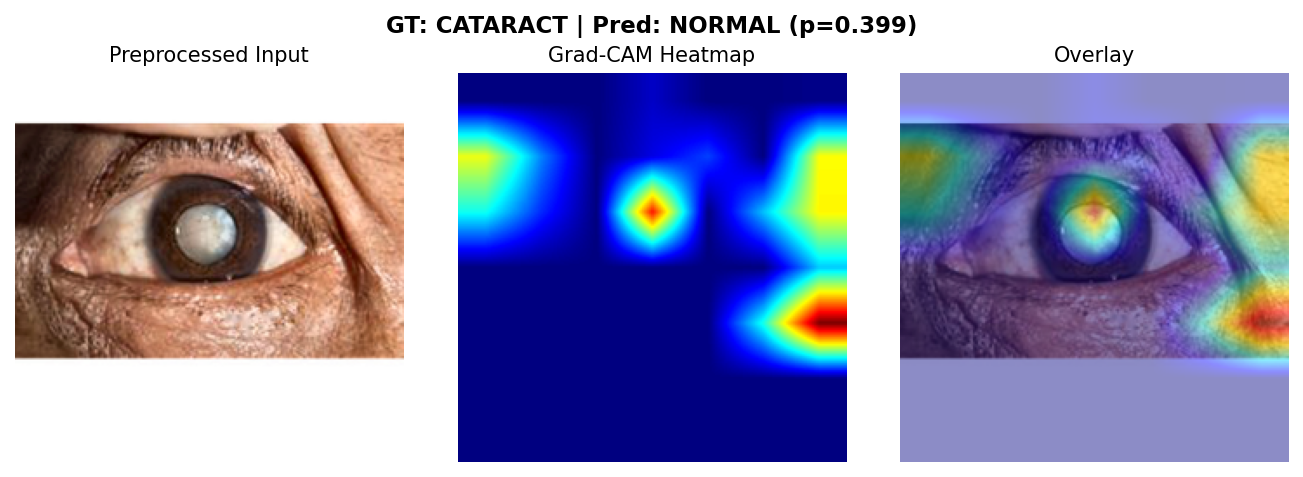
#> input picture artifacts/gradcam/cataract_1_image_253.png, 1303 x 477 px
$ python -i pipeline.py   (imports and definitions only)
#> lines starting #> are read from the running program, lines starting #| are printed output that depends on the picture; after the words box and inside, x2 and y2 are one past the last pixel; in counts of white or black regions, pixels touching at a corner belong together
"""Reproducible preprocessing pipeline for anterior-segment eye images.

Order of operations:
1. Pupillary / ocular ROI crop
2. Specular glare / reflection reduction
3. Local contrast enhancement via CLAHE (LAB L-channel)
4. Resize to 224x224x3 (RGB) and ImageNet normalization
"""

from __future__ import annotations

import cv2
import numpy as np

from src.config import IMAGE_SIZE, IMAGENET_MEAN, IMAGENET_STD

_MEAN = np.array(IMAGENET_MEAN, dtype=np.float32)
_STD = np.array(IMAGENET_STD, dtype=np.float32)


def crop_pupillary_roi(image_bgr: np.ndarray) -> np.ndarray:
    """Locate and crop the pupillary/ocular region of interest.

    Uses Hough Circle detection on a blurred grayscale image to find the iris/pupil
    circle. If a plausible central circle is detected, crops a padded square around it;
    otherwise falls back to a safe centered square crop preserving the eye region.
    """
    h, w = image_bgr.shape[:2]
    if h < 16 or w < 16:
        return image_bgr

    min_dim = min(h, w)
    gray = cv2.cvtColor(image_bgr, cv2.COLOR_BGR2GRAY)
    blurred = cv2.GaussianBlur(gray, (5, 5), 1.5)

    circles = cv2.HoughCircles(
        blurred,
        cv2.HOUGH_GRADIENT,
        dp=1.2,
        minDist=max(20, min_dim // 2),
        param1=80,
        param2=30,
        minRadius=max(8, int(min_dim * 0.12)),
        maxRadius=max(12, int(min_dim * 0.48)),
    )

    if circles is not None and len(circles) > 0:
        cx, cy, r = circles[0][0]
        # Accept circle only if its center is reasonably near the middle of the frame
        if 0.2 * w <= cx <= 0.8 * w and 0.2 * h <= cy <= 0.8 * h:
            pad_r = int(r * 1.45)
            x1 = max(0, int(cx - pad_r))
            y1 = max(0, int(cy - pad_r))
            x2 = min(w, int(cx + pad_r))
            y2 = min(h, int(cy + pad_r))
            if (x2 - x1) >= max(16, int(min_dim * 0.35)) and (y2 - y1) >= max(16, int(min_dim * 0.35)):
                return image_bgr[y1:y2, x1:x2]

    # Safe fallback: central square crop (90% of min_dim)
    crop_size = max(16, int(min_dim * 0.90))
    y1 = (h - crop_size) // 2
    x1 = (w - crop_size) // 2
    return image_bgr[y1 : y1 + crop_size, x1 : x1 + crop_size]


def remove_glare(image_bgr: np.ndarray) -> np.ndarray:
    """Suppress small specular flash reflections without erasing lens opacity.

    Targets bright, low-saturation specular spots (V > 235, S < 45) whose connected
    area is < 3% of the image area, and inpaints them with Telea's method.
    """
    hsv = cv2.cvtColor(image_bgr, cv2.COLOR_BGR2HSV)
    _, s, v = cv2.split(hsv)
    raw_mask = ((v > 235) & (s < 45)).astype(np.uint8) * 255

    if not np.any(raw_mask):
        return image_bgr

    h, w = image_bgr.shape[:2]
    max_spot_area = 0.03 * (h * w)

    num_labels, labels, stats, _ = cv2.connectedComponentsWithStats(raw_mask, connectivity=8)
    filtered_mask = np.zeros_like(raw_mask)
    for label_idx in range(1, num_labels):
        area = stats[label_idx, cv2.CC_STAT_AREA]
        if 0 < area <= max_spot_area:
            filtered_mask[labels == label_idx] = 255

    if not np.any(filtered_mask):
        return image_bgr

    kernel = cv2.getStructuringElement(cv2.MORPH_ELLIPSE, (3, 3))
    dilated_mask = cv2.dilate(filtered_mask, kernel, iterations=1)
    return cv2.inpaint(image_bgr, dilated_mask, inpaintRadius=3, flags=cv2.INPAINT_TELEA)


def apply_clahe(image_bgr: np.ndarray, clip_limit: float = 2.0, tile_grid: tuple[int, int] = (8, 8)) -> np.ndarray:
    """Enhance local contrast on the L channel of LAB color space."""
    lab = cv2.cvtColor(image_bgr, cv2.COLOR_BGR2LAB)
    l_chan, a_chan, b_chan = cv2.split(lab)
    clahe = cv2.createCLAHE(clipLimit=clip_limit, tileGridSize=tile_grid)
    l_eq = clahe.apply(l_chan)
    merged = cv2.merge((l_eq, a_chan, b_chan))
    return cv2.cvtColor(merged, cv2.COLOR_LAB2BGR)


def resize_and_normalize(image_bgr: np.ndarray, size: int = IMAGE_SIZE) -> np.ndarray:
    """Convert BGR -> RGB, resize to (size, size, 3), and apply ImageNet normalization."""
    rgb = cv2.cvtColor(image_bgr, cv2.COLOR_BGR2RGB)
    h, w = rgb.shape[:2]
    interp = cv2.INTER_AREA if (h > size or w > size) else cv2.INTER_LINEAR
    resized = cv2.resize(rgb, (size, size), interpolation=interp)
    normalized = (resized.astype(np.float32) / 255.0 - _MEAN) / _STD
    return normalized


def preprocess_image(image_bgr: np.ndarray, size: int = IMAGE_SIZE, max_work_dim: int = 512) -> np.ndarray:
    """Full deterministic preprocessing pipeline returning float32 RGB (size, size, 3)."""
    h, w = image_bgr.shape[:2]
    max_side = max(h, w)
    if max_side > max_work_dim:
        scale = max_work_dim / float(max_side)
        image_bgr = cv2.resize(
            image_bgr,
            (max(1, int(round(w * scale))), max(1, int(round(h * scale)))),
            interpolation=cv2.INTER_AREA,
        )
    roi = crop_pupillary_roi(image_bgr)
    deglared = remove_glare(roi)
    enhanced = apply_clahe(deglared)
    return resize_and_normalize(enhanced, size=size)


def augment_normalized_rgb(image_rgb: np.ndarray, rng: np.random.Generator | None = None) -> np.ndarray:
    """Lightweight train-only augmentation on normalized (224, 224, 3) float32 images."""
    gen = rng if rng is not None else np.random.default_rng()
    out = image_rgb.copy()

    # Random horizontal flip
    if gen.random() < 0.5:
        out = out[:, ::-1, :].copy()

    # Small random rotation (-15 to +15 degrees)
    if gen.random() < 0.6:
        angle = float(gen.uniform(-15.0, 15.0))
        h, w = out.shape[:2]
        mat = cv2.getRotationMatrix2D((w / 2.0, h / 2.0), angle, 1.0)
        out = cv2.warpAffine(out, mat, (w, h), flags=cv2.INTER_LINEAR, borderMode=cv2.BORDER_REFLECT_101)

    # Slight brightness/contrast jitter in normalized space
    if gen.random() < 0.5:
        scale = float(gen.uniform(0.9, 1.1))
        shift = float(gen.uniform(-0.1, 0.1))
        out = out * scale + shift

    return out.astype(np.float32)

>>> import cv2
>>> picture = cv2.imread('../../artifacts/gradcam/cataract_1_image_253.png')
#> picture is the input picture: shape (477, 1303, 3); mean B, G, R 181.7, 146.5, 146.3
>>> result = preprocess_image(picture)
#> in crop_pupillary_roi, `blurred = cv2.GaussianBlur(gray, (5, 5), 1.5)`:
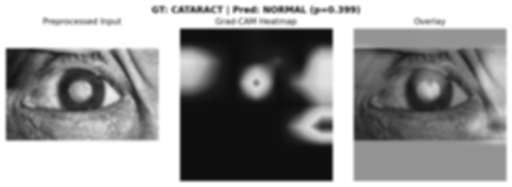
#> blurred: shape (187, 512); min 15, max 255, mean 150.5
#> in crop_pupillary_roi, `circles = cv2.HoughCircles( blurred, cv2.HOUGH_GRADIENT, dp=1.2, minDi..`: circles = [[71.4, 78.6, 61.72], [443.4, 117, 64.24], [276.6, 93, 88.24], [183, 84.6, 79]]
#> in crop_pupillary_roi, `cx, cy, r = circles[0][0]`: cx = 71.4; cy = 78.6; r = 61.72
#> in remove_glare, `hsv = cv2.cvtColor(image_bgr, cv2.COLOR_BGR2HSV)`: hsv: shape (168, 168, 3); mean H, S, V 88.8, 199.7, 191.2
#> in remove_glare, `raw_mask = ((v > 235) & (s < 45)).astype(np.uint8) * 255`:
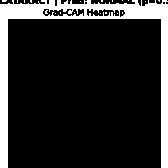
#> raw_mask: shape (168, 168); 16.3% white; 20 white regions (19 under 20 px), largest, box (x1, y1, x2, y2) and area: (0, 0, 168, 168) 4550
#> in remove_glare, `num_labels, labels, stats, _ = cv2.connectedComponentsWithStats(raw_ma..`:
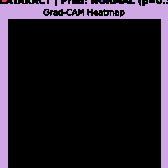
#> labels: shape (168, 168) int32; 21 distinct labels, from 0 to 20; one colour per label, 0 black
#> in remove_glare, `num_labels, labels, stats, _ = cv2.connectedComponentsWithStats(raw_ma..`: num_labels = 21; stats = 21 rows, first 6: [0, 0, 168, 168, 23620], [2, 0, 5, 2, 9], [0, 0, 168, 168, 4550], [17, 0, 1, 3, 3], [24, 0, 1, 3, 3], [30, 0, 2, 3, 5]
#> the loop in remove_glare, `for label_idx in range(1, num_labels):` made 20 passes
#> area on pass 2: 4550
#> after the loop in remove_glare, `for label_idx in range(1, num_labels):`: filtered_mask: shape (168, 168); 0.19% white in thin lines or dots, all inside (x1, y1, x2, y2) = (2, 0, 160, 14)
#> in remove_glare, `dilated_mask = cv2.dilate(filtered_mask, kernel, iterations=1)`: dilated_mask: shape (168, 168); 0.57% white in thin lines or dots, all inside (x1, y1, x2, y2) = (1, 0, 161, 15)
#> in apply_clahe, `lab = cv2.cvtColor(image_bgr, cv2.COLOR_BGR2LAB)`: lab: shape (168, 168, 3); mean of channels 0, 1, 2 110.8, 157.7, 82.1
#> in apply_clahe, `l_chan, a_chan, b_chan = cv2.split(lab)`:
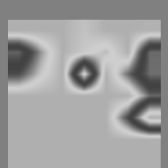
#> a_chan: shape (168, 168); min 66, max 207, mean 157.7
#> in apply_clahe, `l_chan, a_chan, b_chan = cv2.split(lab)`:
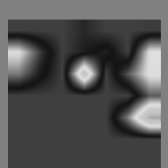
#> b_chan: shape (168, 168); min 20, max 222, mean 82.1
#> in apply_clahe, `l_eq = clahe.apply(l_chan)`:
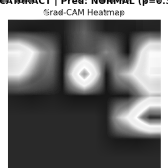
#> l_eq: shape (168, 168); min 2, max 255, mean 117.5
#> in apply_clahe, `merged = cv2.merge((l_eq, a_chan, b_chan))`: merged: shape (168, 168, 3); mean of channels 0, 1, 2 117.5, 157.7, 82.1
#> in resize_and_normalize, `normalized = (resized.astype(np.float32) / 255.0 - _MEAN) / _STD`:
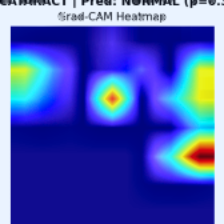
#> normalized: shape (224, 224, 3) float32; mean R, G, B -0.729, -0.397, 1.34; drawn with min black and max white

$ run again, on artifacts/gradcam/cataract_2_image_254.png
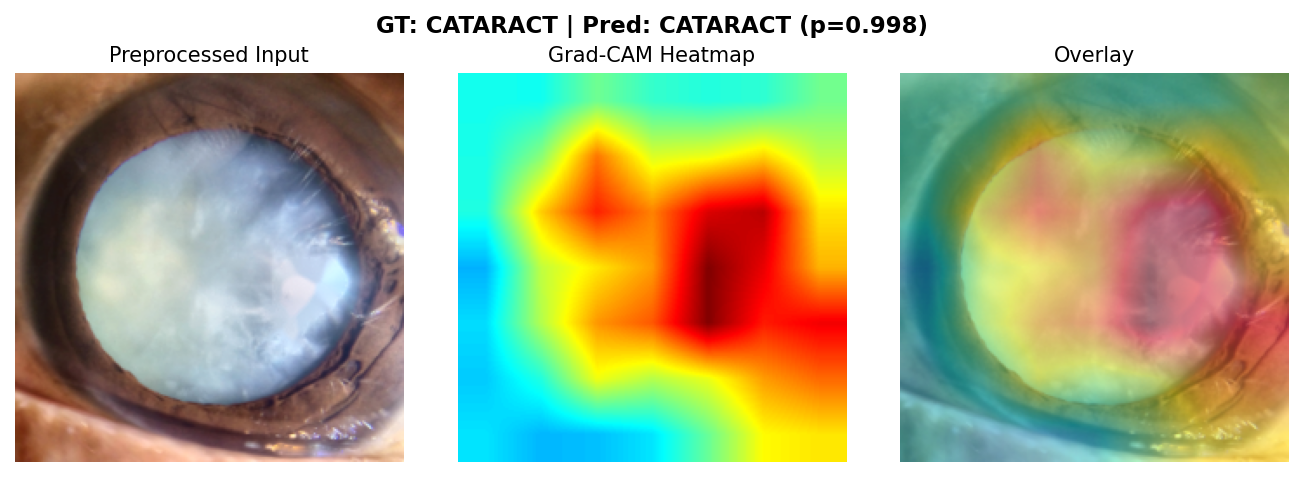
#> input picture artifacts/gradcam/cataract_2_image_254.png, 1303 x 477 px
#> picture is the input picture: shape (477, 1303, 3); mean B, G, R 144, 179.7, 175.3
#> circles = [[95.4, 111, 88.24], [430.2, 103.8, 53.2], [286.2, 94.2, 88.24]]
#> cx = 95.4; cy = 111; r = 88.24
#> hsv: shape (168, 168, 3); mean H, S, V 35.8, 183.7, 247.8
#> raw_mask: shape (168, 168); 16.4% white; 22 white regions (21 under 20 px), largest, box (x1, y1, x2, y2) and area: (0, 0, 168, 168) 4557
#> in remove_glare, `num_labels, labels, stats, _ = cv2.connectedComponentsWithStats(raw_ma..`:
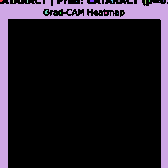
#> labels: shape (168, 168) int32; 23 distinct labels, from 0 to 22; one colour per label, 0 black
#> num_labels = 23; stats = 23 rows, first 6: [0, 0, 168, 168, 23606], [0, 0, 3, 2, 5], [0, 0, 168, 168, 4557], [13, 0, 1, 3, 3], [20, 0, 1, 2, 2], [27, 0, 1, 3, 3]
#> the loop in remove_glare, `for label_idx in range(1, num_labels):` made 22 passes
#> area on pass 2: 4557
#> dilated_mask: shape (168, 168); 0.65% white in thin lines or dots, all inside (x1, y1, x2, y2) = (0, 0, 165, 15)
#> lab: shape (168, 168, 3); mean of channels 0, 1, 2 207.6, 122, 167.3
#> merged: shape (168, 168, 3); mean of channels 0, 1, 2 202.4, 122, 167.3
#> in resize_and_normalize, `normalized = (resized.astype(np.float32) / 255.0 - _MEAN) / _STD`:
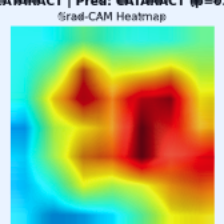
#> normalized: shape (224, 224, 3) float32; mean R, G, B 0.839, 1.31, 0.199; drawn with min black and max white

$ run again, on artifacts/gradcam/cataract_3_image_260.png
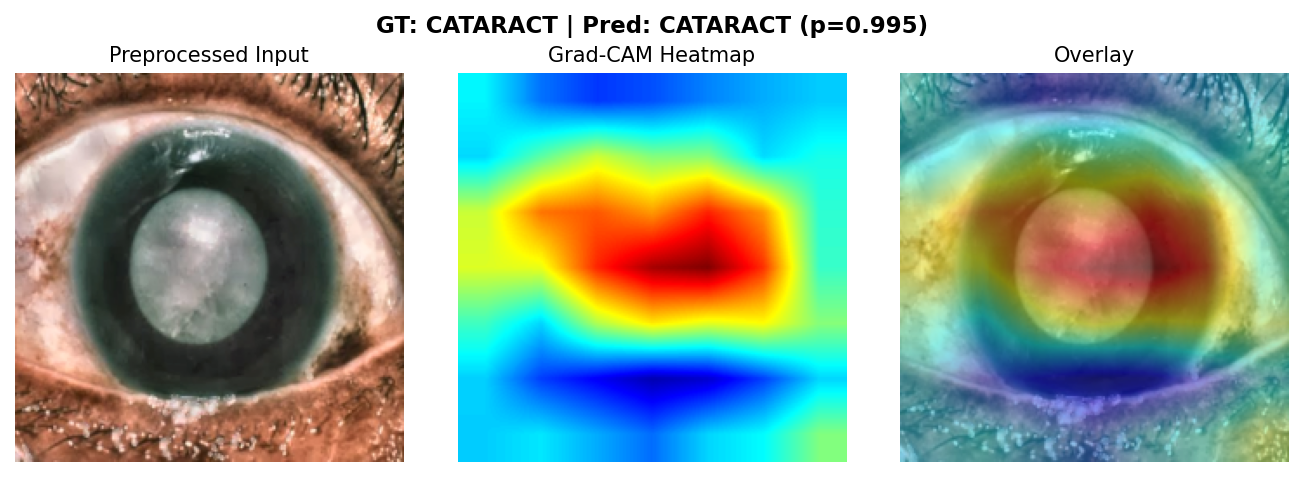
#> input picture artifacts/gradcam/cataract_3_image_260.png, 1303 x 477 px
#> picture is the input picture: shape (477, 1303, 3); mean B, G, R 158.6, 172.6, 150.5
#> circles = [[418.2, 131.4, 88.24], [94.2, 105, 64.48], [221.4, 99, 81.64]]
#> cx = 418.2; cy = 131.4; r = 88.24
#> hsv: shape (168, 168, 3); mean H, S, V 55.8, 188, 249.4
#> raw_mask: shape (168, 168); 16.4% white; 22 white regions (21 under 20 px), largest, box (x1, y1, x2, y2) and area: (0, 0, 168, 168) 4556
#> in remove_glare, `num_labels, labels, stats, _ = cv2.connectedComponentsWithStats(raw_ma..`:
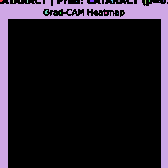
#> labels: shape (168, 168) int32; 23 distinct labels, from 0 to 22; one colour per label, 0 black
#> num_labels = 23; stats = 23 rows, first 6: [0, 0, 168, 168, 23607], [0, 0, 3, 2, 5], [0, 0, 168, 168, 4556], [13, 0, 1, 3, 3], [20, 0, 1, 2, 2], [27, 0, 1, 3, 3]
#> the loop in remove_glare, `for label_idx in range(1, num_labels):` made 22 passes
#> area on pass 2: 4556
#> dilated_mask: shape (168, 168); 0.65% white in thin lines or dots, all inside (x1, y1, x2, y2) = (0, 0, 165, 15)
#> lab: shape (168, 168, 3); mean of channels 0, 1, 2 198.2, 121.6, 133.8
#> merged: shape (168, 168, 3); mean of channels 0, 1, 2 194.6, 121.6, 133.8
#> in resize_and_normalize, `normalized = (resized.astype(np.float32) / 255.0 - _MEAN) / _STD`:
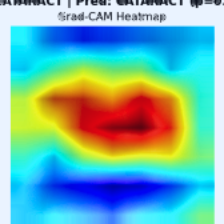
#> normalized: shape (224, 224, 3) float32; mean R, G, B 0.0535, 1.25, 1.13; drawn with min black and max white

$ run again, on artifacts/gradcam/cataract_4_image_261.png
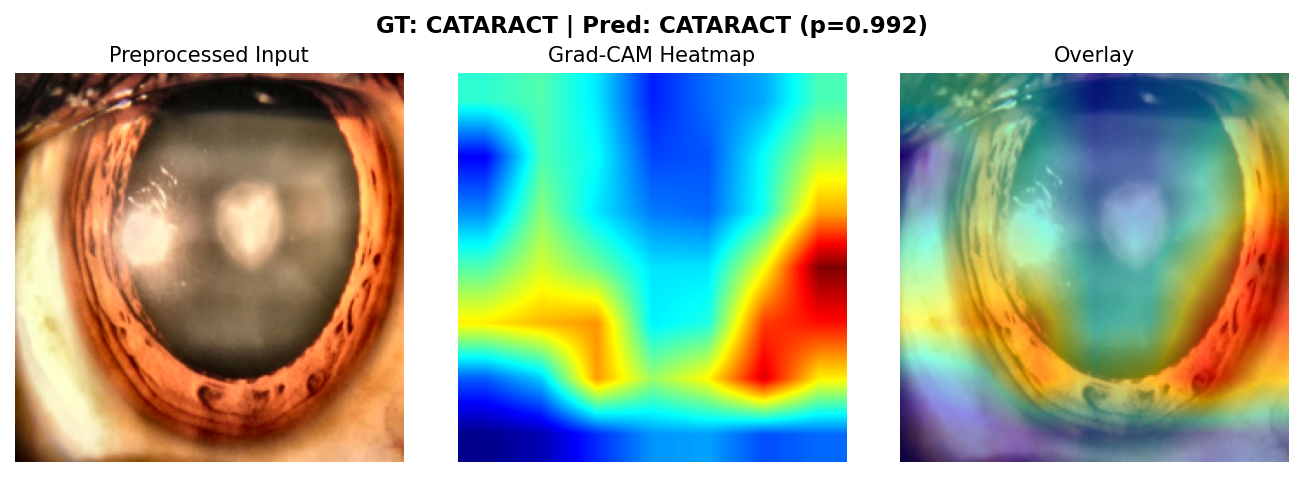
#> input picture artifacts/gradcam/cataract_4_image_261.png, 1303 x 477 px
#> picture is the input picture: shape (477, 1303, 3); mean B, G, R 154, 174.1, 159.6
#> circles = [[72.6, 102.6, 79], [408.6, 82.2, 80.32], [274.2, 94.2, 82.96]]
#> cx = 72.6; cy = 102.6; r = 79
#> hsv: shape (168, 168, 3); mean H, S, V 59.6, 184.1, 248.6
#> raw_mask: shape (168, 168); 16.4% white; 22 white regions (21 under 20 px), largest, box (x1, y1, x2, y2) and area: (0, 0, 168, 168) 4556
#> labels: shape (168, 168) int32; 23 distinct labels, from 0 to 22
#> num_labels = 23; stats = 23 rows, first 6: [0, 0, 168, 168, 23607], [0, 0, 3, 2, 5], [0, 0, 168, 168, 4556], [13, 0, 1, 3, 3], [20, 0, 1, 2, 2], [27, 0, 1, 3, 3]
#> the loop in remove_glare, `for label_idx in range(1, num_labels):` made 22 passes
#> area on pass 2: 4556
#> dilated_mask: shape (168, 168); 0.65% white in thin lines or dots, all inside (x1, y1, x2, y2) = (0, 0, 165, 15)
#> lab: shape (168, 168, 3); mean of channels 0, 1, 2 197.9, 118.7, 129.9
#> merged: shape (168, 168, 3); mean of channels 0, 1, 2 193.4, 118.7, 129.9
#> in resize_and_normalize, `normalized = (resized.astype(np.float32) / 255.0 - _MEAN) / _STD`:
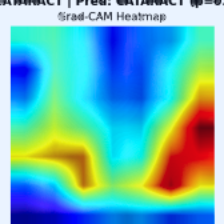
#> normalized: shape (224, 224, 3) float32; mean R, G, B -0.128, 1.28, 1.26; drawn with min black and max white
